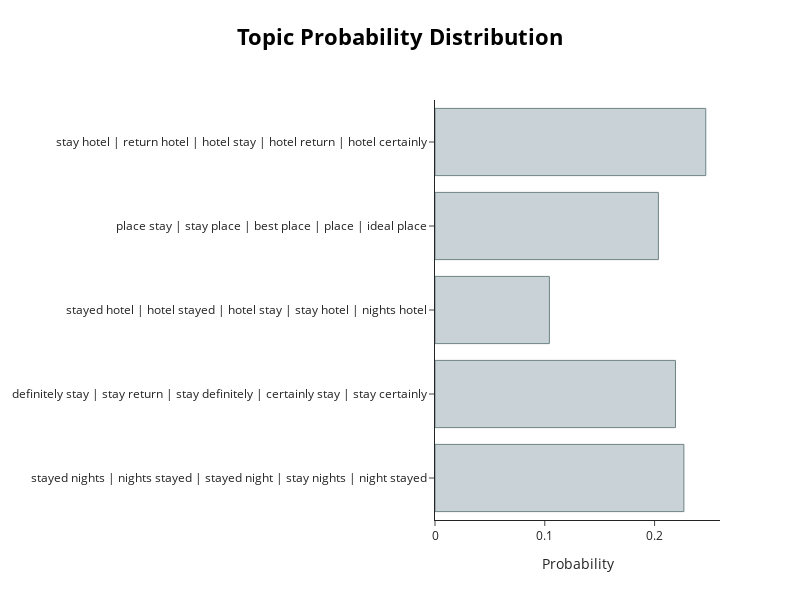

Here is the notebook cell this chart was saved with:
### Code cell
# Visualize the topic-document distribution for a single document
topic_model.visualize_distribution(topic_distr[doc_id], custom_labels=True)

### Figure 1 — Plotly figure (JSON) as saved in the notebook; plotly's stock layout.template omitted (floating-point values rounded to 4 significant figures)
{"data": [{"marker": {"color": "#C8D2D7", "line": {"color": "#6E8484", "width": 1}}, "orientation": "h", "type": "bar", "x": [0.2267, 0.219, 0.1042, 0.2035, 0.2466], "y": ["stayed nights | nights stayed | stayed night | stay nights | night stayed", "definitely stay | stay return | stay definitely | certainly stay | stay certainly", "stayed hotel | hotel stayed | hotel stay | stay hotel | nights hotel", "place stay | stay place | best place | place | ideal place", "stay hotel | return hotel | hotel stay | hotel return | hotel certainly"]}], "layout": {"height": 600, "hoverlabel": {"bgcolor": "white", "font": {"family": "Rockwell", "size": 16}}, "title": {"font": {"color": "Black", "size": 22}, "text": "<b>Topic Probability Distribution</b>", "x": 0.5, "xanchor": "center", "y": 0.95, "yanchor": "top"}, "width": 800, "xaxis": {"title": {"text": "Probability"}}}}
